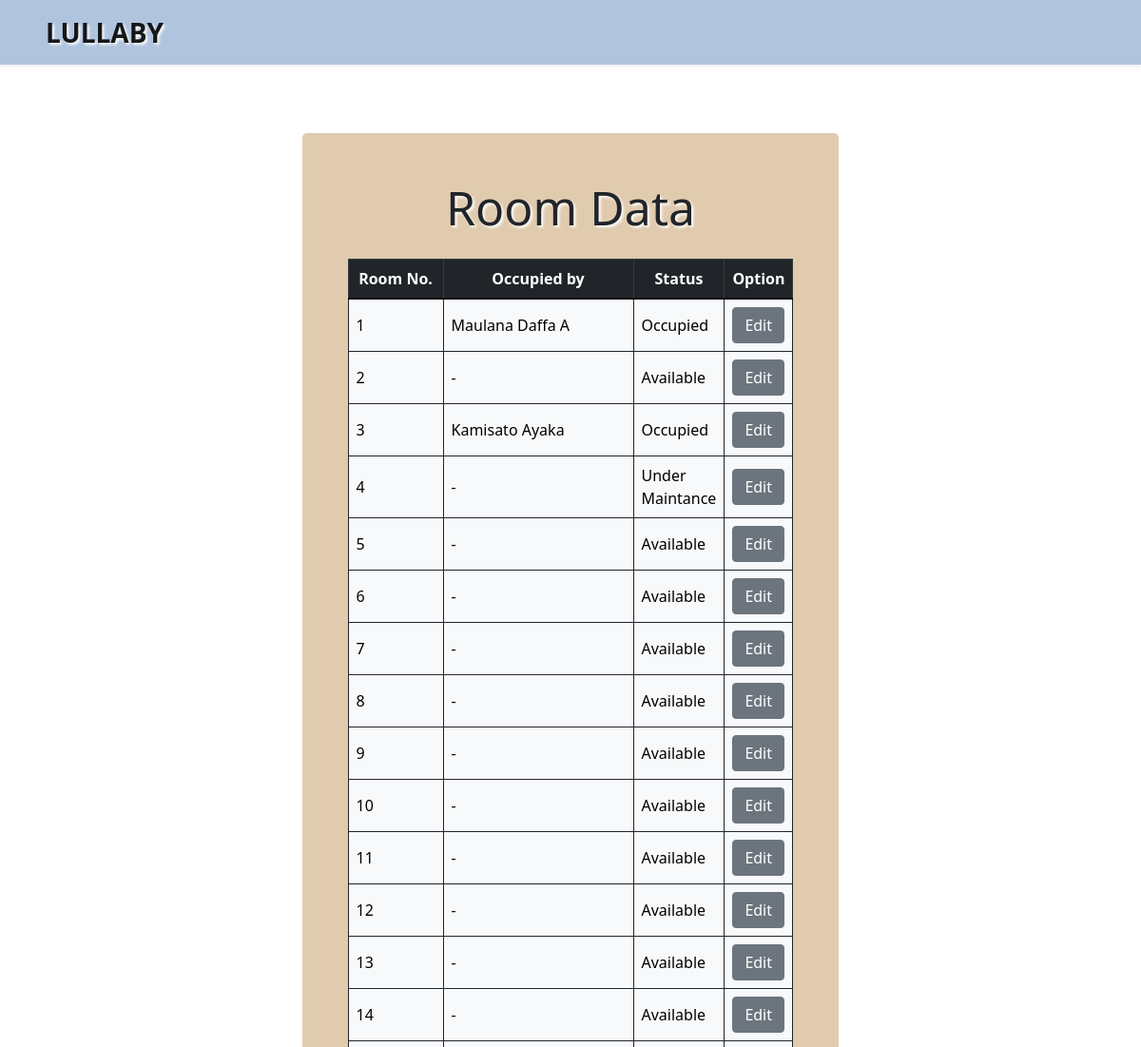
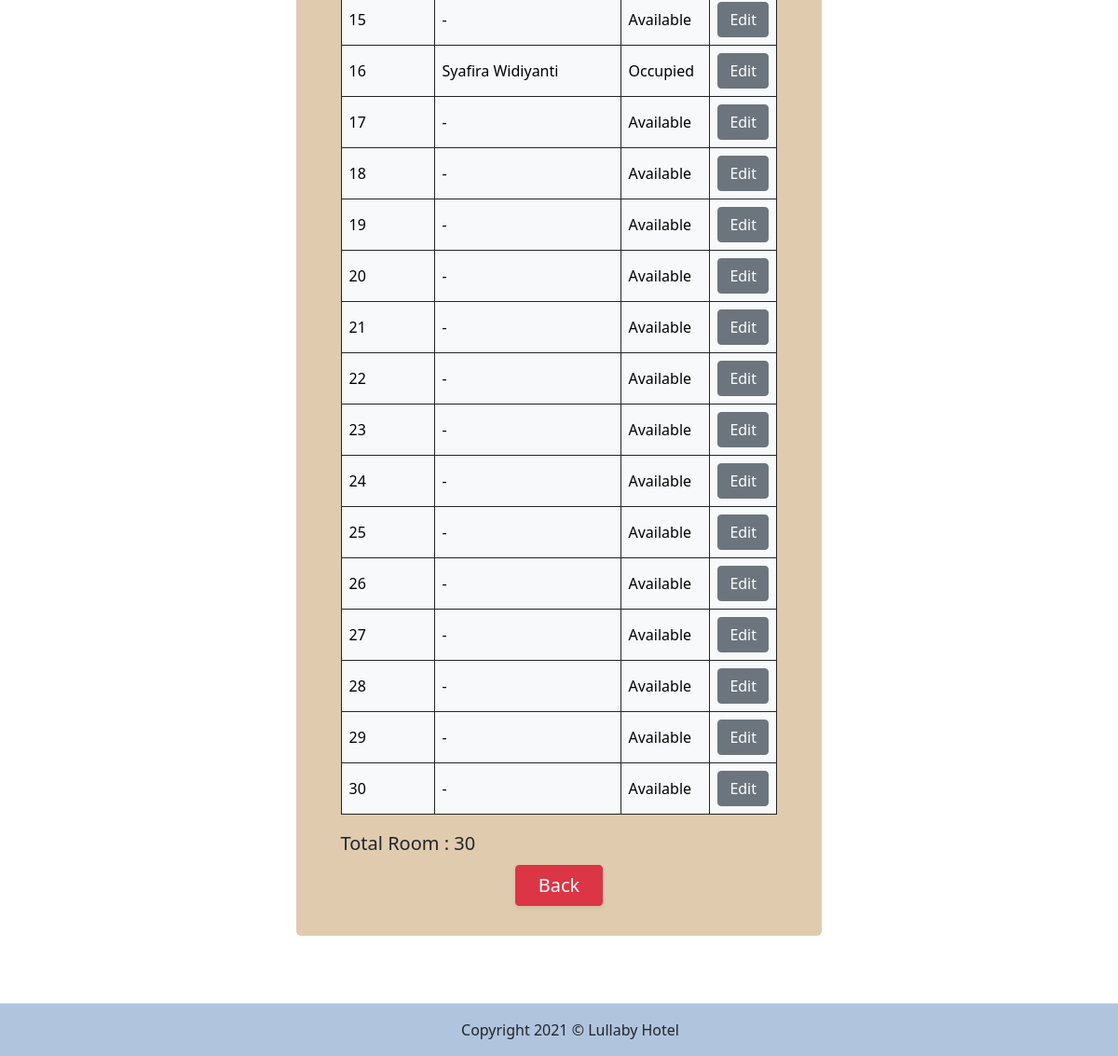
Page /view_room.php on the committed database (2 pictures, top to bottom).
### tables this page shows
CREATE TABLE `room` (
  `no` int(5) NOT NULL,
  `guest_name` varchar(255) DEFAULT NULL,
  `status` varchar(20) DEFAULT NULL
);

### view_room.php (the view, shortened to what this page needs)
<?php
    require('connectdb.php');
?>
<!doctype html>
<html lang="en">
  <head>
    <link href="https://cdn.jsdelivr.net/npm/bootstrap@5.1.3/dist/css/bootstrap.min.css" rel="stylesheet">
  </head>
  <body>
    <nav class="navbar navbar-light shadow-sm" style="background-color: lightsteelblue">
        <div class="container-fluid ps-5">
            <a class="navbar-brand fs-3 fw-bold" style="text-shadow: 2px 2px 3px white" href="#">LULLABY</a>
        </div>
    </nav>
    <div class="container p-5 my-4 d-flex justify-content-center">
        <div class="box p-5 pb-4 rounded-3" style="background-color: #e0cbaf; min-width: min-content; min-height: min-content;">
            <div class="boxContent">
                <h1 class="text-center" style="text-shadow: 2px 2px 3px white; font-size: 50px">Room Data</h1>
                <table class="table table-bordered table-light border-dark mt-4">
                    <thead class="text-center table-dark">
                        <tr class="align-middle">
                            <th width="100px">Room No.</th>
                            <th width="200px">Occupied by</th>
                            <th>Status</th>
                            <th>Option</th>
                        </tr>
                    </thead>
                    <tbody>
                    <?php
                    $sqlReadRoom = "SELECT * FROM room";
                    $room = $mydb->query($sqlReadRoom);
                    while($row = $room->fetch_object()){
                    ?>
                        <tr class="align-middle">
                            <td><?= $row->no ?></td>
                            <?php
                                if($row->guest_name==NULL){
                                    $row->guest_name = "-";
                                }
                            ?>
                            <td><?= $row->guest_name ?></td>
                            <td><?= $row->status ?></td>
                            <td>
                                <a href="form_roomEdit.php?no=<?= $row->no?>">
                                    <button class="btn btn-secondary">Edit</button>
                                </a>
                            </td>
                        </tr>
                    <?php
                    }
                    ?>
                    </tbody>
                </table>
                <p class="fs-5 mb-2">Total Room : <?php echo mysqli_num_rows($room)?></p>
                <a class="d-flex justify-content-center pb-2" style="text-decoration: none" href="admin_page.php" role="button">
                  <input type="submit" name="back" value="Back" class="btn btn-danger shadow-sm text-light fs-5 px-4" style="min-width: min-content;">
                </a>
            </div>
        </div>
    </div>
    <footer class="d-flex flex-wrap justify-content-center align-items-center py-3 ps-4 border-top shadow-sm"
        style="background-color: lightsteelblue;">
        <div class="d-flex align-items-center">
            <span>Copyright 2021 © Lullaby Hotel</span>
        </div>
    </footer>
  </body>
</html>

### rows in the picture
room: no "1", guest_name "Maulana Daffa A", status "Occupied"
room: no "2", guest_name "-", status "Available"
room: no "3", guest_name "Kamisato Ayaka", status "Occupied"
room: no "4", guest_name "-", status "Under Maintance"
room: no "5", guest_name "-", status "Available"
room: no "6", guest_name "-", status "Available"
room: no "7", guest_name "-", status "Available"
room: no "8", guest_name "-", status "Available"
room: no "9", guest_name "-", status "Available"
room: no "10", guest_name "-", status "Available"
room: no "11", guest_name "-", status "Available"
room: no "12", guest_name "-", status "Available"
room: no "13", guest_name "-", status "Available"
room: no "14", guest_name "-", status "Available"
room: no "15", guest_name "-", status "Available"
room: no "16", guest_name "Syafira Widiyanti", status "Occupied"
room: no "17", guest_name "-", status "Available"
room: no "18", guest_name "-", status "Available"
room: no "19", guest_name "-", status "Available"
room: no "20", guest_name "-", status "Available"
room: no "21", guest_name "-", status "Available"
room: no "22", guest_name "-", status "Available"
room: no "23", guest_name "-", status "Available"
room: no "24", guest_name "-", status "Available"
room: no "25", guest_name "-", status "Available"
room: no "26", guest_name "-", status "Available"
room: no "27", guest_name "-", status "Available"
room: no "28", guest_name "-", status "Available"
room: no "29", guest_name "-", status "Available"
room: no "30", guest_name "-", status "Available"

### other values in the picture
mysqli_num_rows($room) "30"
